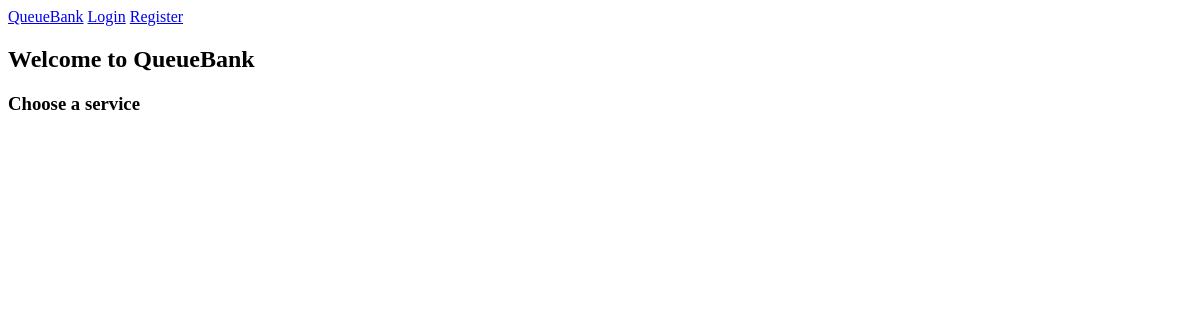
The app's page /, older data.
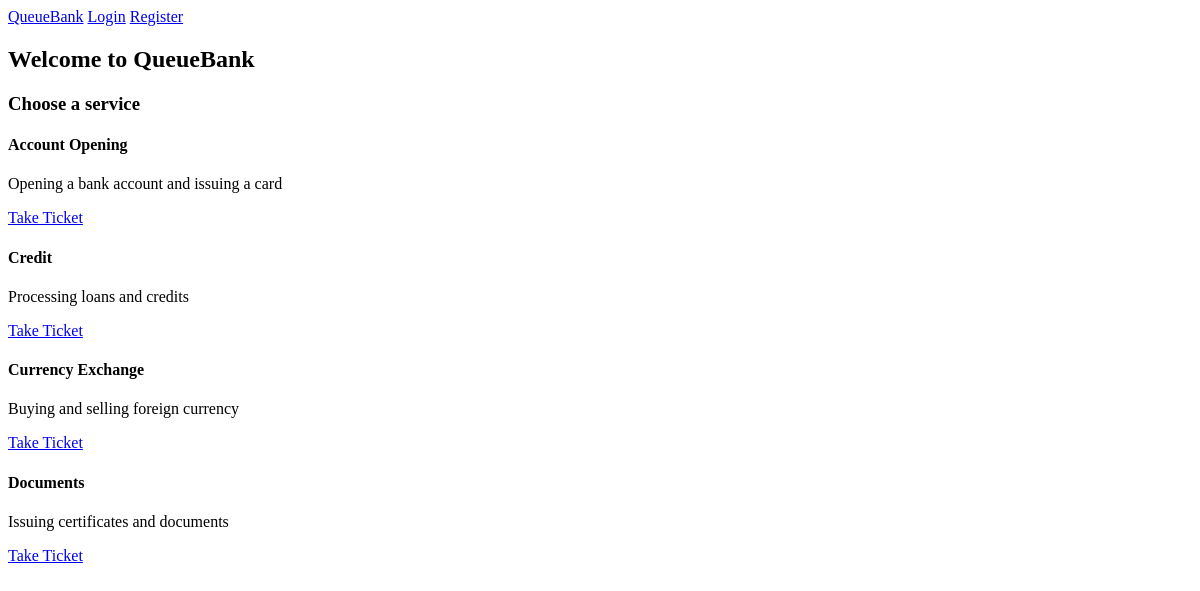
The same page, newer data.
### tickets/models.py (models this page shows, shortened)
class Service(models.Model):
    name=models.CharField(max_length=100)
    code=models.CharField(max_length=5)
    description=models.TextField(blank=True, null=True)
    is_active=models.BooleanField(default=True)

### tickets/views.py (the view)
# urls.py: 2. Add a URL to urlpatterns:  path('', views.home, name='home')
def home(request):
    services = Service.objects.filter(is_active=True)
    return render(request, 'tickets/home.html', {'services': services})

### templates/tickets/home.html
{% extends 'base.html' %}
{% block content %}
<h2>Welcome to QueueBank</h2>
<h3>Choose a service</h3>
{% for service in services %}
    <div>
        <h4>{{ service.name }}</h4>
        <p>{{ service.description }}</p>
        <a href="{% url 'take_ticket' service.pk %}">Take Ticket</a>
    </div>
{% endfor %}
{% endblock %}

### templates/base.html (shortened to what this page needs)
<!DOCTYPE html>
<html lang="en">
<head>
</head>
<body>
    <nav>
        <a href="{% url 'home' %}">QueueBank</a>
        {% if user.is_authenticated %}
            {% if perms.tickets.view_ticket and perms.tickets.change_ticket %}
                <a href="{% url 'operator_panel' %}">Operator Panel</a>
            {% else %}
                <a href="{% url 'my_ticket' %}">My Ticket</a>
            {% endif %}
            <a href="{% url 'logout' %}">Logout</a>
        {% else %}
            <a href="{% url 'login' %}">Login</a>
            <a href="{% url 'register' %}">Register</a>
        {% endif %}
    </nav>
    <div>
        {% block content %}
        {% endblock %}
    </div>
</body>
</html>

Row changes from the older to the newer data that the page shows:
added Service: name "Account Opening", description "Opening a bank account and issuing a card"
added Service: name "Credit", description "Processing loans and credits"
added Service: name "Currency Exchange", description "Buying and selling foreign currency"
added Service: name "Documents", description "Issuing certificates and documents"
